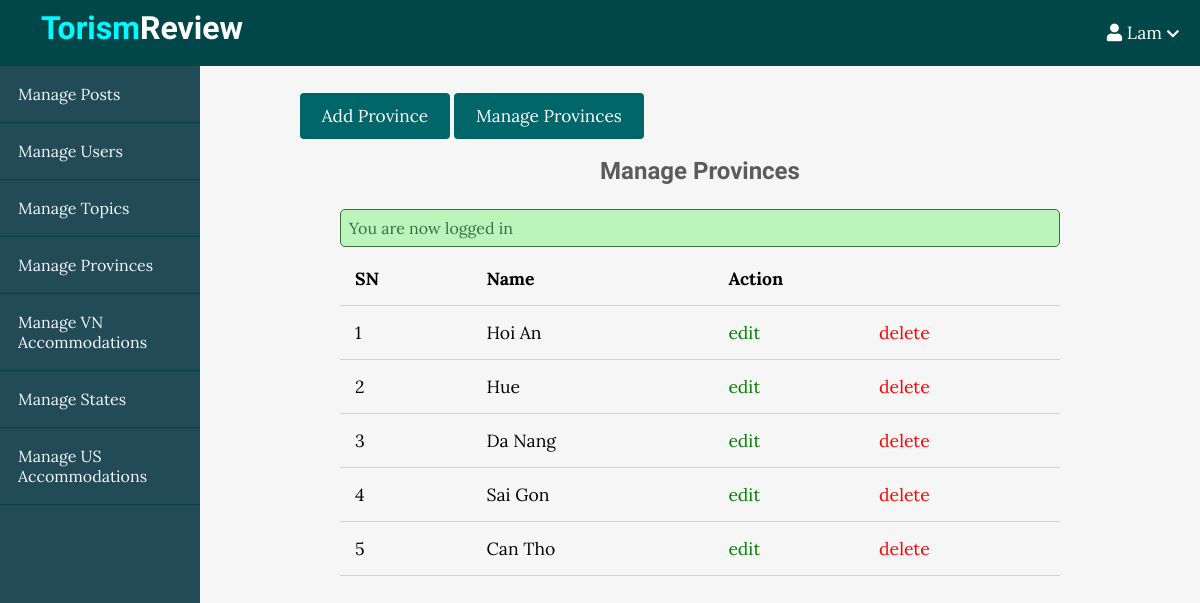
Page /admin/provinces/index.php (signed in) on the committed database.
### tables this page shows
CREATE TABLE `provinces` (
  `id` int(11) NOT NULL,
  `name` varchar(255) NOT NULL
);

### app/controllers/provinces.php (called while the page is built, shortened)
<?php
include(ROOT_PATH . "/app/database/db.php");
$table = 'provinces';
$provinces = selectAll($table);

### app/database/db.php (called while the page is built, shortened)
<?php
require('connect.php');
function selectAll($table, $conditions = [])
{
    global $conn;
    $sql = "SELECT * FROM $table";
    if (empty($conditions)) {
        $stmt = $conn->prepare($sql);
        $stmt->execute();
        $records = $stmt->get_result()->fetch_all(MYSQLI_ASSOC);
        return $records;
    }
}

### admin/provinces/index.php (the view, shortened to what this page needs)
<?php include(ROOT_PATH . "/app/controllers/provinces.php");
?>
<!DOCTYPE html>
<html lang="en">
<head>
    <link rel="stylesheet" href="https://use.fontawesome.com/releases/v5.7.2/css/all.css">
    <link rel="stylesheet" href="../../assets/css/style.css">
    <link rel="stylesheet" href="../../assets/css/admin.css">
</head>
<body>
    <?php include(ROOT_PATH . "/app/includes/adminHeader.php"); ?>
    <div class="admin-wrapper">
        <?php include(ROOT_PATH . "/app/includes/adminSidebar.php"); ?>
        <div class="admin-content">
            <div class="button-group">
                <a href="create.php" class="btn btn-big">Add Province</a>
                <a href="index.php" class="btn btn-big">Manage Provinces</a>
            </div>
            <div class="content">
                <h2 class="page-title">Manage Provinces</h2>
                <?php include(ROOT_PATH . "/app/includes/messages.php"); ?>
                <table>
                    <thead>
                        <th>SN</th>
                        <th>Name</th>
                        <th colspan="2">Action</th>
                    </thead>
                    <tbody>
                        <?php foreach ($provinces as $key => $province) : ?>
                            <tr>
                                <td><?php echo $key + 1; ?></td>
                                <td><?php echo $province['name']; ?></td>
                                <td><a href="edit.php?id=<?php echo $province['id']; ?>" class="edit">edit</a></td>
                                <td><a href="index.php?del_id=<?php echo $province['id']; ?>" class="delete">delete</a></td>
                            </tr>
                        <?php endforeach; ?>
                    </tbody>
                </table>
            </div>
        </div>
    </div>
</body>
</html>

### assets/css/style.css (style rules this page uses)
* { box-sizing: border-box; }
html, body { height: 100%; padding: 0px; margin: 0px; background: #f6f6f6; font-family: "Lora", serif; }
h1, h2, h3, h4, h5, h6 { font-family: "Candal", serif; color: #5c5b5b; margin: 5px; }
a { text-decoration: none; color: inherit; }
.btn { padding: 0.5rem 1rem; background: #006669; color: white; border: 1px solid transparent; border-radius: 0.25rem; font-size: 1.08em; font-family: "Lora", serif; }
.btn-big { padding: 0.7rem 1.3rem; line-height: 1.3rem; }
.content { width: 90%; margin: 30px auto 30px; }

### assets/css/admin.css (style rules this page uses)
.admin-wrapper { display: flex; height: calc(100% - 66px); }
.admin-wrapper .admin-content { flex: 8; height: 100%; padding: 40px 100px 100px; overflow-y: scroll; }
.admin-content .page-title { text-align: center; margin-bottom: 1.5rem; }
table { width: 100%; border-collapse: collapse; font-size: 1.1rem; }
th, td { padding: 15px; text-align: left; border-bottom: 1px solid #d3d3d3; }
.edit { color: green; }
.delete { color: red; }

### rows in the picture
provinces: name "Hoi An"
provinces: name "Hue"
provinces: name "Da Nang"
provinces: name "Sai Gon"
provinces: name "Can Tho"

### other values in the picture
$_SESSION['username'] "Lam"
$_SESSION['message'] "You are now logged in"
